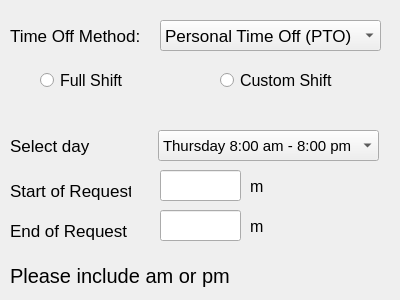
<?xml version="1.0" encoding="UTF-8"?>
<ui version="4.0">
 <class>TimeOffRequestGUI</class>
 <widget class="QWidget" name="TimeOffRequestGUI">
  <property name="geometry">
   <rect>
    <x>0</x>
    <y>0</y>
    <width>400</width>
    <height>300</height>
   </rect>
  </property>
  <property name="windowTitle">
   <string>Request Time Off GUI</string>
  </property>
  <widget class="QComboBox" name="TOmethodBox">
   <property name="geometry">
    <rect>
     <x>160</x>
     <y>20</y>
     <width>221</width>
     <height>31</height>
    </rect>
   </property>
   <property name="font">
    <font>
     <pointsize>13</pointsize>
    </font>
   </property>
   <item>
    <property name="text">
     <string>Personal Time Off (PTO)</string>
    </property>
   </item>
   <item>
    <property name="text">
     <string>Vacation</string>
    </property>
   </item>
  </widget>
  <widget class="QLabel" name="TOMethodLabel">
   <property name="geometry">
    <rect>
     <x>10</x>
     <y>20</y>
     <width>131</width>
     <height>31</height>
    </rect>
   </property>
   <property name="font">
    <font>
     <pointsize>13</pointsize>
    </font>
   </property>
   <property name="text">
    <string>Time Off Method:</string>
   </property>
  </widget>
  <widget class="QRadioButton" name="FullShiftRadio">
   <property name="geometry">
    <rect>
     <x>40</x>
     <y>60</y>
     <width>121</width>
     <height>41</height>
    </rect>
   </property>
   <property name="font">
    <font>
     <pointsize>12</pointsize>
    </font>
   </property>
   <property name="text">
    <string>Full Shift</string>
   </property>
  </widget>
  <widget class="QRadioButton" name="CustomShiftRadio">
   <property name="geometry">
    <rect>
     <x>220</x>
     <y>60</y>
     <width>121</width>
     <height>41</height>
    </rect>
   </property>
   <property name="font">
    <font>
     <pointsize>12</pointsize>
    </font>
   </property>
   <property name="text">
    <string>Custom Shift</string>
   </property>
  </widget>
  <widget class="QComboBox" name="dayBox">
   <property name="geometry">
    <rect>
     <x>158</x>
     <y>130</y>
     <width>221</width>
     <height>31</height>
    </rect>
   </property>
   <property name="font">
    <font>
     <pointsize>11</pointsize>
    </font>
   </property>
   <item>
    <property name="text">
     <string>Thursday 8:00 am - 8:00 pm</string>
    </property>
   </item>
   <item>
    <property name="text">
     <string>Friday 8:00 am - 8:00 pm</string>
    </property>
   </item>
   <item>
    <property name="text">
     <string>Saturday 8:00 am - 8:00 pm</string>
    </property>
   </item>
  </widget>
  <widget class="QLabel" name="selectDayLabel">
   <property name="geometry">
    <rect>
     <x>10</x>
     <y>130</y>
     <width>121</width>
     <height>31</height>
    </rect>
   </property>
   <property name="font">
    <font>
     <pointsize>13</pointsize>
    </font>
   </property>
   <property name="text">
    <string>Select day</string>
   </property>
  </widget>
  <widget class="QLineEdit" name="startEdit">
   <property name="geometry">
    <rect>
     <x>160</x>
     <y>170</y>
     <width>81</width>
     <height>31</height>
    </rect>
   </property>
   <property name="font">
    <font>
     <pointsize>13</pointsize>
    </font>
   </property>
   <property name="text">
    <string/>
   </property>
  </widget>
  <widget class="QLabel" name="startRequestLabel">
   <property name="geometry">
    <rect>
     <x>10</x>
     <y>180</y>
     <width>121</width>
     <height>21</height>
    </rect>
   </property>
   <property name="font">
    <font>
     <pointsize>13</pointsize>
    </font>
   </property>
   <property name="text">
    <string>Start of Request</string>
   </property>
  </widget>
  <widget class="QLabel" name="mlabel1">
   <property name="geometry">
    <rect>
     <x>250</x>
     <y>180</y>
     <width>47</width>
     <height>13</height>
    </rect>
   </property>
   <property name="font">
    <font>
     <pointsize>12</pointsize>
    </font>
   </property>
   <property name="text">
    <string>m</string>
   </property>
  </widget>
  <widget class="QLabel" name="IncludeAMorPMlabel">
   <property name="geometry">
    <rect>
     <x>10</x>
     <y>260</y>
     <width>331</width>
     <height>31</height>
    </rect>
   </property>
   <property name="font">
    <font>
     <pointsize>15</pointsize>
    </font>
   </property>
   <property name="text">
    <string>Please include am or pm</string>
   </property>
   <property name="wordWrap">
    <bool>true</bool>
   </property>
  </widget>
  <widget class="QLabel" name="endRequestLabel">
   <property name="geometry">
    <rect>
     <x>10</x>
     <y>220</y>
     <width>121</width>
     <height>21</height>
    </rect>
   </property>
   <property name="font">
    <font>
     <pointsize>13</pointsize>
    </font>
   </property>
   <property name="text">
    <string>End of Request</string>
   </property>
  </widget>
  <widget class="QLineEdit" name="EndEdit">
   <property name="geometry">
    <rect>
     <x>160</x>
     <y>210</y>
     <width>81</width>
     <height>31</height>
    </rect>
   </property>
  </widget>
  <widget class="QLabel" name="mlabel2">
   <property name="geometry">
    <rect>
     <x>250</x>
     <y>220</y>
     <width>47</width>
     <height>13</height>
    </rect>
   </property>
   <property name="font">
    <font>
     <pointsize>12</pointsize>
    </font>
   </property>
   <property name="text">
    <string>m</string>
   </property>
  </widget>
 </widget>
 <resources/>
 <connections/>
</ui>
